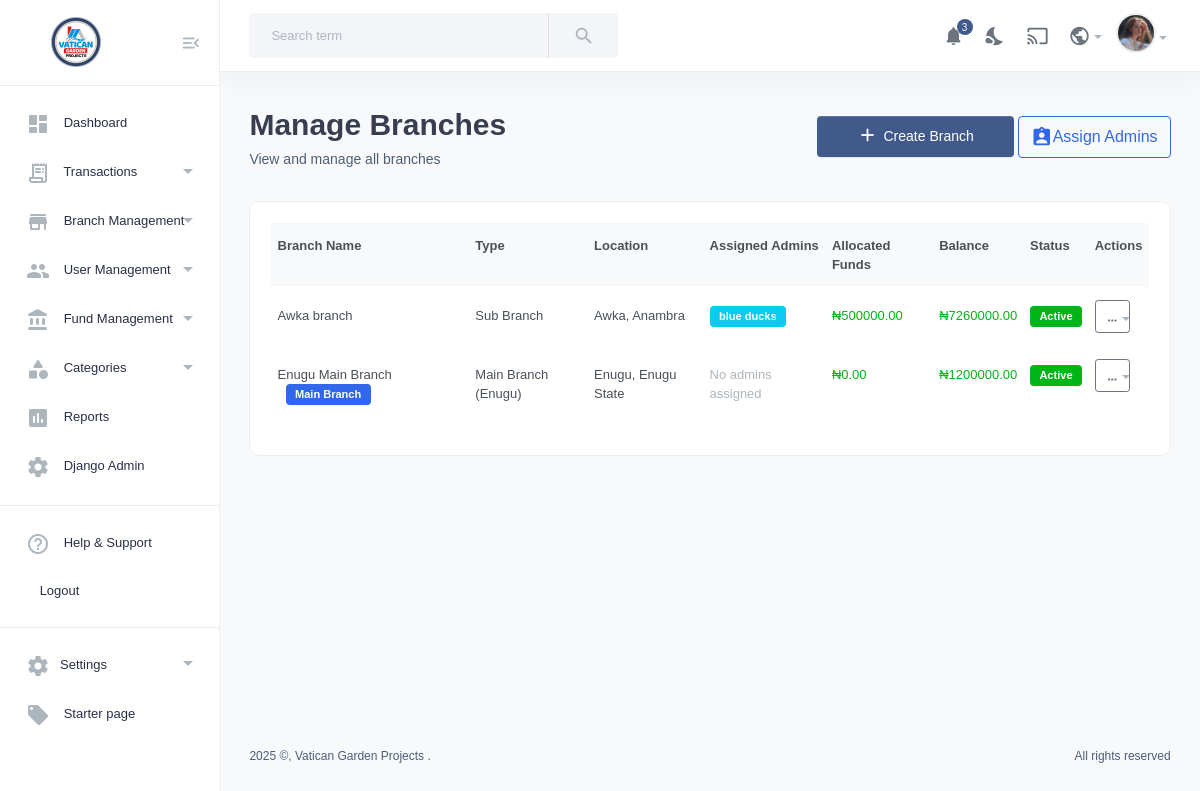
Before: /manage-branches/ (signed in) with the older database file.
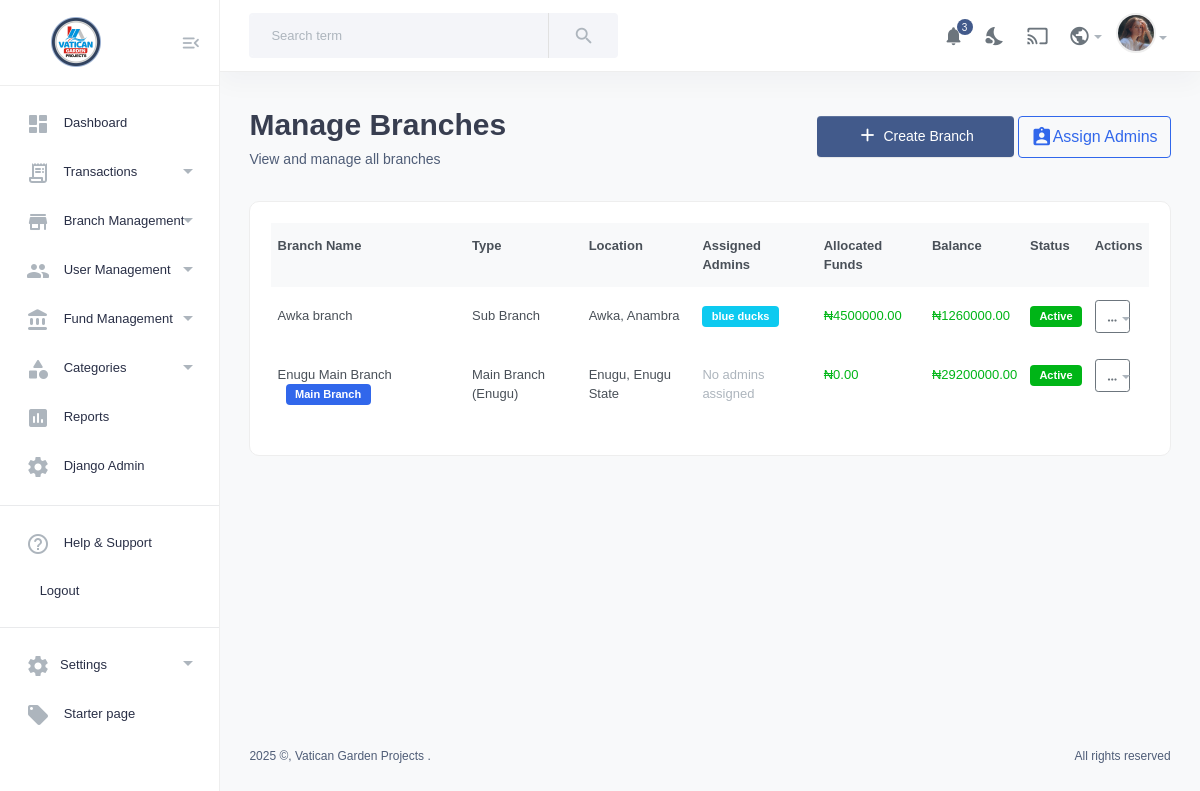
After: the same page with the newer database file.
### account/models.py (models this page shows, shortened)
class Branch(models.Model):
    BRANCH_TYPES = (
        ('main', 'Main Branch (Enugu)'),
        ('sub', 'Sub Branch'),
    )
    name = models.CharField(max_length=100)
    location = models.CharField(max_length=100)
    state = models.CharField(max_length=50)
    address = models.TextField()
    branch_type = models.CharField(max_length=10, choices=BRANCH_TYPES, default='sub')
    created_date = models.DateTimeField(auto_now_add=True)
    is_active = models.BooleanField(default=True)
    allocated_funds = models.DecimalField(max_digits=15, decimal_places=2, default=0)
    created_by = models.ForeignKey(User, on_delete=models.CASCADE, related_name='created_branches', null=True, blank=True)
    admins = models.ManyToManyField(User, related_name='managed_branches', blank=True)
    def get_total_income(self):
        return self.transactions.filter(transaction_type='income').aggregate(
            models.Sum('amount'))['amount__sum'] or Decimal('0')
    def get_total_expenditure(self):
        return self.transactions.filter(transaction_type='expenditure').aggregate(
            models.Sum('amount'))['amount__sum'] or Decimal('0')
    def get_balance(self):
        return self.get_total_income() - self.get_total_expenditure()
    @property
    def is_main_branch(self):
        return self.branch_type == 'main'

### account/views.py (the view)
# urls.py: path('manage-branches/', views.manage_branches, name='manage_branches'),
@login_required
def manage_branches(request):
    if request.user.user_type != 'super_admin':
        messages.error(request, 'Only super admin can manage branches.')
        return redirect('dashboard')
    branches = Branch.objects.all().select_related('created_by').prefetch_related('admins').order_by('-created_date')
    return render(request, 'manage_branches.html', {'branches': branches})

### account/models.py (called while the page is built)
    def get_full_name(self):
        return f"{self.first_name} {self.last_name}".strip()

### account/templates/manage_branches.html (shortened to what the changed rows need)
{% extends 'base.html' %}  {% block content %}
<section class="content-main">
    <div class="content-header">
        <div>
            <h2 class="content-title card-title">Manage Branches</h2>
        </div>
    </div>
    <div class="card">
        <div class="card-body">
            {% if branches %}
            <div class="table-responsive">
                <table class="table table-hover align-middle">
                    <thead class="table-light">
                        <tr>
                            <th>Branch Name</th>
                            <th>Type</th>
                            <th>Location</th>
                            <th>Assigned Admins</th>
                            <th>Allocated Funds</th>
                            <th>Balance</th>
                            <th>Status</th>
                            <th>Actions</th>
                        </tr>
                    </thead>
                    <tbody>
                        {% for branch in branches %}
                        <tr>
                            <td>
                                <div>
                                    <strong>{{ branch.name }}</strong>
                                    {% if branch.is_main_branch %}
                                    <span class="badge bg-primary ms-2"
                                        >Main Branch</span
                                    >
                                    {% endif %}
                                </div>
                            </td>
                            <td>{{ branch.get_branch_type_display }}</td>
                            <td>{{ branch.location }}, {{ branch.state }}</td>
                            <td>
                                {% for admin in branch.admins.all %}
                                <span class="badge bg-info me-1"
                                    >{{ admin.get_full_name }}</span
                                >
                                {% empty %}
                                <span class="text-muted"
                                    >No admins assigned</span
                                >
                                {% endfor %}
                            </td>
                            <td class="text-success">
                                ₦{{ branch.allocated_funds|floatformat:2 }}
                            </td>
                            <td
                                class="{% if branch.get_balance >= 0 %}text-success{% else %}text-danger{% endif %}"
                            >
                                ₦{{ branch.get_balance|floatformat:2 }}
                            </td>
                            <td>
                                {% if branch.is_active %}
                                <span class="badge bg-success">Active</span>
                                {% else %}
                                <span class="badge bg-danger">Inactive</span>
                                {% endif %}
                            </td>
                            <td>
                                <div class="dropdown">
                                    <button
                                        class="btn btn-sm btn-outline-secondary dropdown-toggle"
                                        type="button"
                                        data-bs-toggle="dropdown"
                                        aria-expanded="false"
                                    >
                                        <i
                                            class="material-icons md-more_horiz"
                                        ></i>
                                    </button>
                                </div>
                            </td>
                        </tr>
                        {% endfor %}
                    </tbody>
                </table>
            </div>
            {% endif %}
        </div>
    </div>
</section>
{% endblock content %}

Changed rows visible on the page:
changed Branch "Awka branch": allocated_funds "500000.00" → "4500000.00"; get_balance "7260000.00" → "1260000.00"
computed for Branch "Enugu Main Branch": get_balance "1200000.00" → "29200000.00"
